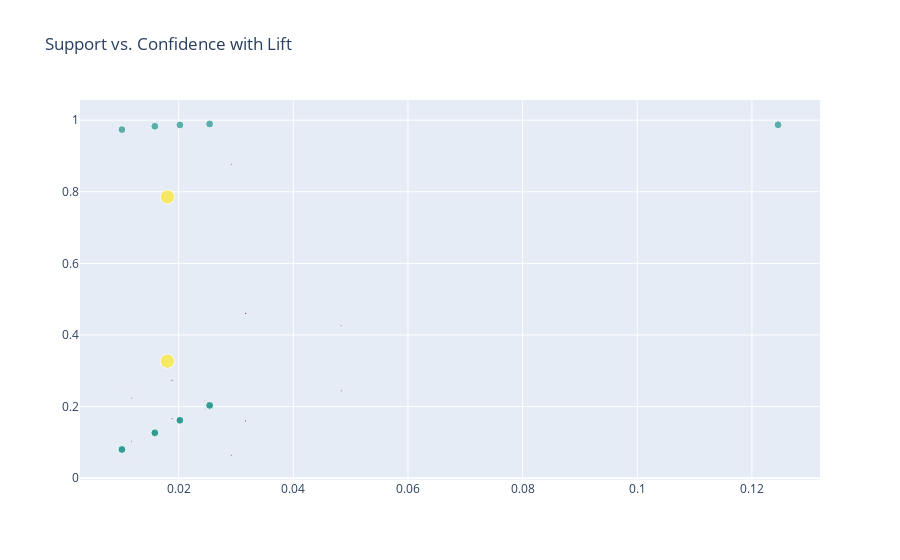

Write notebook code for a chart like this one.
### Code cell
fig = go.Figure(data=go.Scatter(x=support, y=confidence, mode='markers',
                                marker_color=lift,
                                marker_size=lift,
                                marker_colorscale='Viridis',
                                text=ruletext))
fig.update_layout(title='Support vs. Confidence with Lift')
fig.show()

### Figure 1 — Plotly figure (JSON) as saved in the notebook; plotly's stock layout.template omitted (floating-point values rounded to 4 significant figures)
{"data": [{"marker": {"color": [2.41, 2.41, 2.321, 2.321, 1.931, 1.931, 1.27, 1.27, 7.924, 1.971, 1.971, 1.692, 1.692, 1.269, 1.269, 14.24, 14.24, 1.245, 1.245, 2.146, 2.146, 7.921, 1.269, 1.269, 7.924, 7.921, 7.892, 7.924, 7.892, 7.817, 7.817, 7.924, 7.943, 7.924, 7.943], "colorscale": [[0, "#440154"], [0.1111, "#482878"], [0.2222, "#3e4989"], [0.3333, "#31688e"], [0.4444, "#26828e"], [0.5556, "#1f9e89"], [0.6667, "#35b779"], [0.7778, "#6ece58"], [0.8889, "#b5de2b"], [1, "#fde725"]], "size": [2.41, 2.41, 2.321, 2.321, 1.931, 1.931, 1.27, 1.27, 7.924, 1.971, 1.971, 1.692, 1.692, 1.269, 1.269, 14.24, 14.24, 1.245, 1.245, 2.146, 2.146, 7.921, 1.269, 1.269, 7.924, 7.921, 7.892, 7.924, 7.892, 7.817, 7.817, 7.924, 7.943, 7.924, 7.943]}, "mode": "markers", "text": ["frozenset({'Candy'}) => frozenset({'Snacks and Grocery'})", "frozenset({'Snacks and Grocery'}) => frozenset({'Candy'})", "frozenset({'Soda and Juice'}) => frozenset({'Candy'})", "frozenset({'Candy'}) => frozenset({'Soda and Juice'})", "frozenset({'Car Wash'}) => frozenset({'Fuel 1'})", "frozenset({'Fuel 1'}) => frozenset({'Car Wash'})", "frozenset({'Fountain'}) => frozenset({'Cigarettes'})", "frozenset({'Cigarettes'}) => frozenset({'Fountain'})", "frozenset({'Cigarettes'}) => frozenset({'Tobacco Excise Tax'})", "frozenset({'Snacks and Grocery'}) => frozenset({'Coffee'})", "frozenset({'Coffee'}) => frozenset({'Snacks and Grocery'})", "frozenset({'Fountain'}) => frozenset({'Snacks and Grocery'})", "frozenset({'Snacks and Grocery'}) => frozenset({'Fountain'})", "frozenset({'Fountain'}) => frozenset({'Tobacco Excise Tax'})", "frozenset({'Tobacco Excise Tax'}) => frozenset({'Fountain'})", "frozenset({'Scratch Off Tickets'}) => frozenset({'Lottery Winners'})", "frozenset({'Lottery Winners'}) => frozenset({'Scratch Off Tickets'})", "frozenset({'Soda and Juice'}) => frozenset({'Other Tobacco'})", "frozenset({'Other Tobacco'}) => frozenset({'Soda and Juice'})", "frozenset({'Soda and Juice'}) => frozenset({'Snacks and Grocery'})", "frozenset({'Snacks and Grocery'}) => frozenset({'Soda and Juice'})", "frozenset({'Fountain', 'Cigarettes'}) => frozenset({'Tobacco Excise Tax'})", "frozenset({'Cigarettes', 'Tobacco Excise Tax'}) => frozenset({'Fountain'})", "frozenset({'Fountain'}) => frozenset({'Cigarettes', 'Tobacco Excise Tax'})", "frozenset({'Cigarettes'}) => frozenset({'Fountain', 'Tobacco Excise Tax'})", "frozenset({'Tobacco Excise Tax'}) => frozenset({'Fountain', 'Cigarettes'})", "frozenset({'Cigarettes', 'Fuel 1'}) => frozenset({'Tobacco Excise Tax'})", "frozenset({'Cigarettes'}) => frozenset({'Tobacco Excise Tax', 'Fuel 1'})", "frozenset({'Tobacco Excise Tax'}) => frozenset({'Cigarettes', 'Fuel 1'})", "frozenset({'Snacks and Grocery', 'Cigarettes'}) => frozenset({'Tobacco Excise Tax'})", "frozenset({'Tobacco Excise Tax'}) => frozenset({'Snacks and Grocery', 'Cigarettes'})", "frozenset({'Cigarettes'}) => frozenset({'Snacks and Grocery', 'Tobacco Excise Tax'})", "frozenset({'Soda and Juice', 'Cigarettes'}) => frozenset({'Tobacco Excise Tax'})", "frozenset({'Cigarettes'}) => frozenset({'Soda and Juice', 'Tobacco Excise Tax'})", "frozenset({'Tobacco Excise Tax'}) => frozenset({'Soda and Juice', 'Cigarettes'})"], "type": "scatter", "x": [0.01885, 0.01885, 0.03169, 0.03169, 0.02923, 0.02923, 0.02049, 0.02049, 0.1246, 0.01175, 0.01175, 0.02458, 0.02458, 0.02021, 0.02021, 0.01803, 0.01803, 0.0112, 0.0112, 0.04835, 0.04835, 0.02021, 0.02021, 0.02021, 0.02021, 0.02021, 0.01584, 0.01584, 0.01584, 0.01011, 0.01011, 0.01011, 0.0254, 0.0254, 0.0254], "y": [0.2738, 0.1659, 0.1598, 0.4603, 0.877, 0.06434, 0.1603, 0.1623, 0.987, 0.1034, 0.224, 0.1923, 0.2163, 0.1581, 0.1623, 0.3267, 0.7857, 0.05647, 0.247, 0.2438, 0.4255, 0.9867, 0.1623, 0.1581, 0.1602, 0.1623, 0.9831, 0.1255, 0.1272, 0.9737, 0.08114, 0.08009, 0.9894, 0.2013, 0.2039]}], "layout": {"title": {"text": "Support vs. Confidence with Lift"}}}
